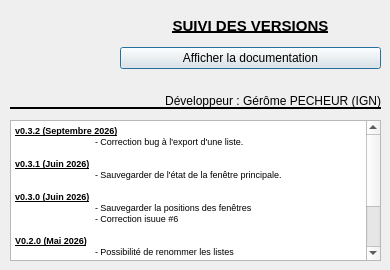
<?xml version="1.0" encoding="UTF-8"?>
<ui version="4.0">
 <class>DialogAide</class>
 <widget class="QDialog" name="DialogAide">
  <property name="geometry">
   <rect>
    <x>0</x>
    <y>0</y>
    <width>390</width>
    <height>270</height>
   </rect>
  </property>
  <property name="minimumSize">
   <size>
    <width>390</width>
    <height>270</height>
   </size>
  </property>
  <property name="maximumSize">
   <size>
    <width>390</width>
    <height>270</height>
   </size>
  </property>
  <property name="windowTitle">
   <string>A propos du plugin</string>
  </property>
  <property name="windowIcon">
   <iconset>
    <normaloff>icons/icon_principal.PNG</normaloff>icons/icon_principal.PNG</iconset>
  </property>
  <widget class="QLabel" name="label_2">
   <property name="geometry">
    <rect>
     <x>10</x>
     <y>10</y>
     <width>101</width>
     <height>91</height>
    </rect>
   </property>
   <property name="text">
    <string/>
   </property>
   <property name="pixmap">
    <pixmap>icons/logo_IGN.png</pixmap>
   </property>
   <property name="scaledContents">
    <bool>true</bool>
   </property>
  </widget>
  <widget class="Line" name="line">
   <property name="geometry">
    <rect>
     <x>10</x>
     <y>100</y>
     <width>371</width>
     <height>16</height>
    </rect>
   </property>
   <property name="frameShadow">
    <enum>QFrame::Plain</enum>
   </property>
   <property name="lineWidth">
    <number>2</number>
   </property>
   <property name="orientation">
    <enum>Qt::Horizontal</enum>
   </property>
  </widget>
  <widget class="QLabel" name="label_4">
   <property name="geometry">
    <rect>
     <x>130</x>
     <y>90</y>
     <width>251</width>
     <height>21</height>
    </rect>
   </property>
   <property name="text">
    <string>Développeur : Gérôme PECHEUR (IGN)</string>
   </property>
   <property name="alignment">
    <set>Qt::AlignRight|Qt::AlignTrailing|Qt::AlignVCenter</set>
   </property>
  </widget>
  <widget class="QTextEdit" name="textEdit">
   <property name="geometry">
    <rect>
     <x>10</x>
     <y>120</y>
     <width>371</width>
     <height>141</height>
    </rect>
   </property>
   <property name="readOnly">
    <bool>true</bool>
   </property>
   <property name="html">
    <string>&lt;!DOCTYPE HTML PUBLIC &quot;-//W3C//DTD HTML 4.0//EN&quot; &quot;http://www.w3.org/TR/REC-html40/strict.dtd&quot;&gt;
&lt;html&gt;&lt;head&gt;&lt;meta name=&quot;qrichtext&quot; content=&quot;1&quot; /&gt;&lt;style type=&quot;text/css&quot;&gt;
p, li { white-space: pre-wrap; }
&lt;/style&gt;&lt;/head&gt;&lt;body style=&quot; font-family:'MS Shell Dlg 2'; font-size:8.25pt; font-weight:400; font-style:normal;&quot;&gt;
&lt;p style=&quot; margin-top:0px; margin-bottom:0px; margin-left:0px; margin-right:0px; -qt-block-indent:0; text-indent:0px;&quot;&gt;&lt;span style=&quot; font-size:7pt; font-weight:600; text-decoration: underline;&quot;&gt;v0.3.2 (Septembre 2026)&lt;/span&gt;&lt;/p&gt;
&lt;p style=&quot; margin-top:0px; margin-bottom:0px; margin-left:0px; margin-right:0px; -qt-block-indent:0; text-indent:0px;&quot;&gt;&lt;span style=&quot; font-size:7pt;&quot;&gt;	- Correction bug à l'export d'une liste.&lt;/span&gt;&lt;/p&gt;
&lt;p style=&quot;-qt-paragraph-type:empty; margin-top:0px; margin-bottom:0px; margin-left:0px; margin-right:0px; -qt-block-indent:0; text-indent:0px; font-size:7pt;&quot;&gt;&lt;br /&gt;&lt;/p&gt;
&lt;p style=&quot; margin-top:0px; margin-bottom:0px; margin-left:0px; margin-right:0px; -qt-block-indent:0; text-indent:0px;&quot;&gt;&lt;span style=&quot; font-size:7pt; font-weight:600; text-decoration: underline;&quot;&gt;v0.3.1 (Juin 2026)&lt;/span&gt;&lt;/p&gt;
&lt;p style=&quot; margin-top:0px; margin-bottom:0px; margin-left:0px; margin-right:0px; -qt-block-indent:0; text-indent:0px;&quot;&gt;&lt;span style=&quot; font-size:7pt;&quot;&gt;	- Sauvegarder de l'état de la fenêtre principale.&lt;/span&gt;&lt;/p&gt;
&lt;p style=&quot;-qt-paragraph-type:empty; margin-top:0px; margin-bottom:0px; margin-left:0px; margin-right:0px; -qt-block-indent:0; text-indent:0px; font-size:7pt;&quot;&gt;&lt;br /&gt;&lt;/p&gt;
&lt;p style=&quot; margin-top:0px; margin-bottom:0px; margin-left:0px; margin-right:0px; -qt-block-indent:0; text-indent:0px;&quot;&gt;&lt;span style=&quot; font-size:7pt; font-weight:600; text-decoration: underline;&quot;&gt;v0.3.0 (Juin 2026)&lt;/span&gt;&lt;/p&gt;
&lt;p style=&quot; margin-top:0px; margin-bottom:0px; margin-left:0px; margin-right:0px; -qt-block-indent:0; text-indent:0px;&quot;&gt;&lt;span style=&quot; font-size:7pt;&quot;&gt;	- Sauvegarder la positions des fenêtres&lt;/span&gt;&lt;/p&gt;
&lt;p style=&quot; margin-top:0px; margin-bottom:0px; margin-left:0px; margin-right:0px; -qt-block-indent:0; text-indent:0px;&quot;&gt;&lt;span style=&quot; font-size:7pt;&quot;&gt;	- Correction isuue #6&lt;/span&gt;&lt;/p&gt;
&lt;p style=&quot;-qt-paragraph-type:empty; margin-top:0px; margin-bottom:0px; margin-left:0px; margin-right:0px; -qt-block-indent:0; text-indent:0px; font-size:7pt;&quot;&gt;&lt;br /&gt;&lt;/p&gt;
&lt;p style=&quot; margin-top:0px; margin-bottom:0px; margin-left:0px; margin-right:0px; -qt-block-indent:0; text-indent:0px;&quot;&gt;&lt;span style=&quot; font-size:7pt; font-weight:600; text-decoration: underline;&quot;&gt;V0.2.0 (Mai 2026)&lt;/span&gt;&lt;/p&gt;
&lt;p style=&quot; margin-top:0px; margin-bottom:0px; margin-left:0px; margin-right:0px; -qt-block-indent:0; text-indent:0px;&quot;&gt;&lt;span style=&quot; font-size:7pt;&quot;&gt;	- Possibilité de renommer les listes&lt;/span&gt;&lt;/p&gt;
&lt;p style=&quot;-qt-paragraph-type:empty; margin-top:0px; margin-bottom:0px; margin-left:0px; margin-right:0px; -qt-block-indent:0; text-indent:0px; font-size:7pt;&quot;&gt;&lt;br /&gt;&lt;/p&gt;
&lt;p style=&quot; margin-top:0px; margin-bottom:0px; margin-left:0px; margin-right:0px; -qt-block-indent:0; text-indent:0px;&quot;&gt;&lt;span style=&quot; font-size:7pt; font-weight:600; text-decoration: underline;&quot;&gt;v0.1.0 (Mars 2026)&lt;/span&gt;&lt;/p&gt;
&lt;p style=&quot; margin-top:0px; margin-bottom:0px; margin-left:0px; margin-right:0px; -qt-block-indent:0; text-indent:0px;&quot;&gt;&lt;span style=&quot; font-size:7pt;&quot;&gt;	Modification des préfixes des plugins (IGN)... devient IGN_....&lt;/span&gt;&lt;/p&gt;
&lt;p style=&quot;-qt-paragraph-type:empty; margin-top:0px; margin-bottom:0px; margin-left:0px; margin-right:0px; -qt-block-indent:0; text-indent:0px; font-size:7pt;&quot;&gt;&lt;br /&gt;&lt;/p&gt;
&lt;p style=&quot;-qt-paragraph-type:empty; margin-top:0px; margin-bottom:0px; margin-left:0px; margin-right:0px; -qt-block-indent:0; text-indent:0px; font-size:7pt;&quot;&gt;&lt;br /&gt;&lt;/p&gt;
&lt;p style=&quot; margin-top:0px; margin-bottom:0px; margin-left:0px; margin-right:0px; -qt-block-indent:0; text-indent:0px;&quot;&gt;&lt;span style=&quot; font-size:7pt; font-weight:600; text-decoration: underline;&quot;&gt;v0.0.1 (Février 2026)&lt;/span&gt;&lt;/p&gt;
&lt;p style=&quot; margin-top:0px; margin-bottom:0px; margin-left:0px; margin-right:0px; -qt-block-indent:0; text-indent:0px;&quot;&gt;&lt;span style=&quot; font-size:7pt;&quot;&gt;	Version initiale&lt;/span&gt;&lt;/p&gt;&lt;/body&gt;&lt;/html&gt;</string>
   </property>
  </widget>
  <widget class="QWidget" name="verticalLayoutWidget">
   <property name="geometry">
    <rect>
     <x>120</x>
     <y>10</y>
     <width>261</width>
     <height>59</height>
    </rect>
   </property>
   <layout class="QVBoxLayout" name="verticalLayout">
    <item>
     <widget class="QLabel" name="label">
      <property name="font">
       <font>
        <pointsize>11</pointsize>
        <weight>75</weight>
        <bold>true</bold>
        <underline>true</underline>
       </font>
      </property>
      <property name="text">
       <string>SUIVI DES VERSIONS</string>
      </property>
      <property name="alignment">
       <set>Qt::AlignCenter</set>
      </property>
     </widget>
    </item>
    <item>
     <widget class="QPushButton" name="pushButtonAffichedoc">
      <property name="text">
       <string>Afficher la documentation</string>
      </property>
     </widget>
    </item>
   </layout>
  </widget>
 </widget>
 <resources/>
 <connections/>
</ui>
